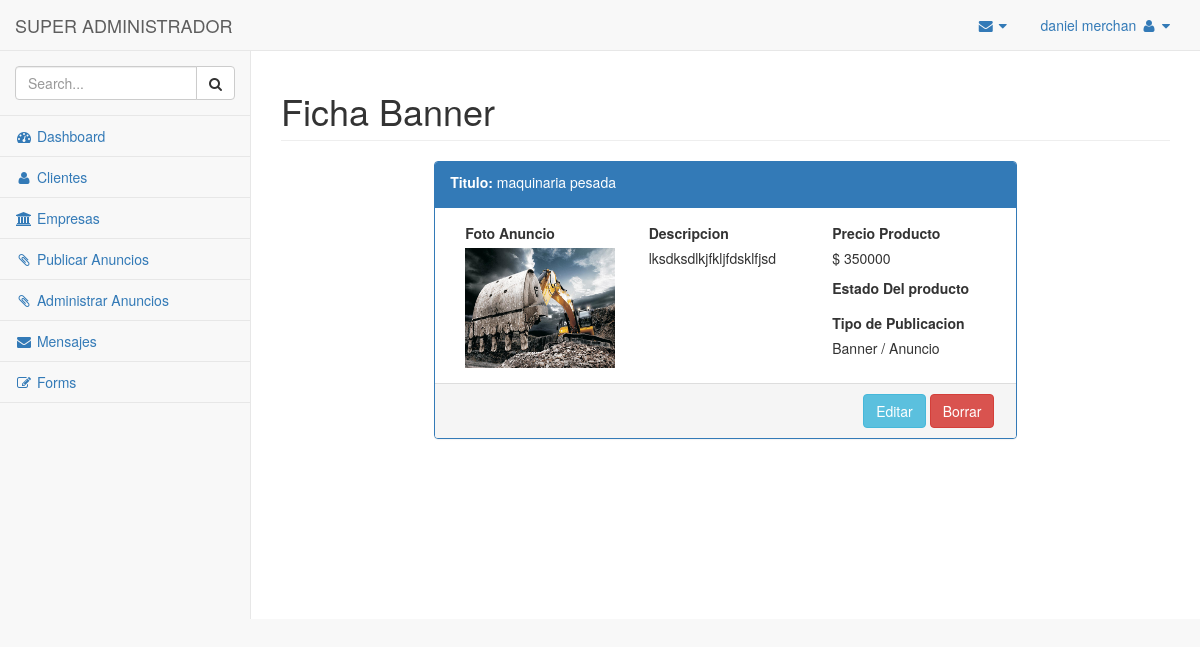
The app's page /admin/viewbanner.php?view=32 (signed in), older data.
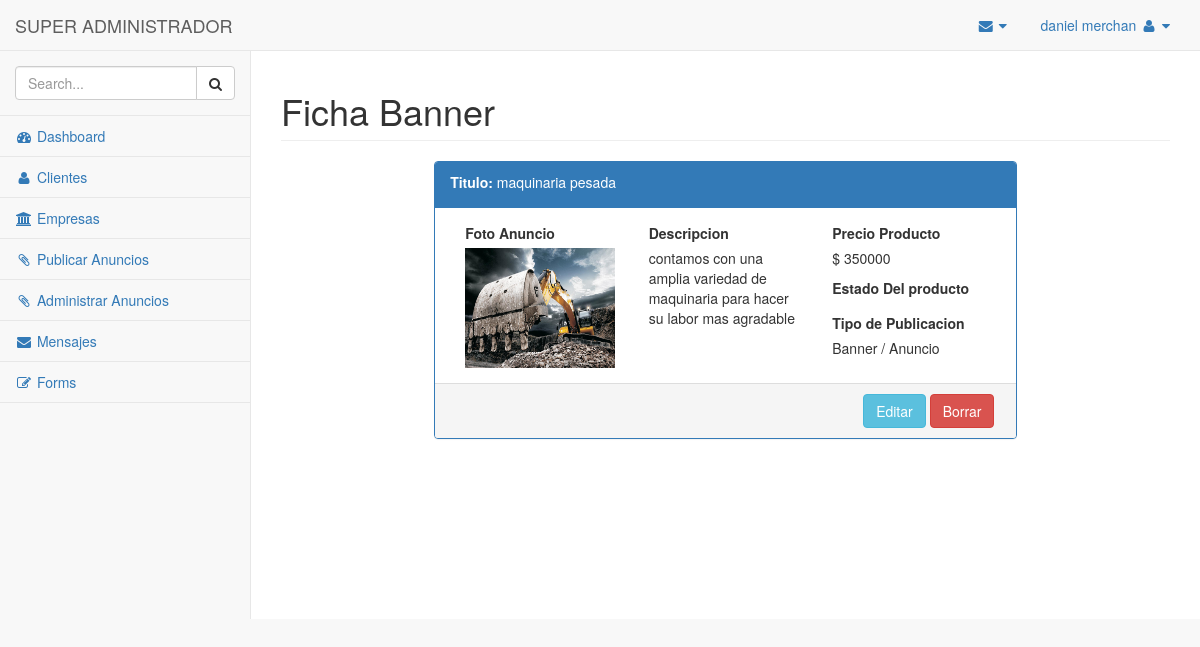
The same page, newer data.
### tables this page shows
CREATE TABLE `banner` (
  `banner_id` int(11) NOT NULL,
  `banner_titulo` varchar(50) NOT NULL,
  `banner_descripcion` varchar(250) NOT NULL,
  `banner_precio` float NOT NULL,
  `banner_active` set('activo','pendiente','','') NOT NULL,
  `banner_status` set('anuncio','banner','ambos','pendiente') NOT NULL DEFAULT 'pendiente',
  `banner_img` varchar(255) NOT NULL
);

### admin/viewbanner.php (the view, shortened to what the changed rows need)
<?php
if(!isset($_SESSION["session_username"])) {
    header("location:../");
} else {
?>
<!DOCTYPE html>
<html lang="en">
<head>
    <link href="./vendor/bootstrap/css/bootstrap.min.css" rel="stylesheet">
    <link href="./vendor/metisMenu/metisMenu.min.css" rel="stylesheet">
    <link href="./dist/css/sb-admin-2.css" rel="stylesheet">
    <link href="./vendor/font-awesome/css/font-awesome.min.css" rel="stylesheet" type="text/css">
</head>
<body>
    <div id="wrapper">
   <div id="page-wrapper">
  <?php
       require '../logica/database.php';
       $id = $_GET["view"];
       $ver= "SELECT * FROM `banner` WHERE `banner_id` = '$id' ";
       $re=mysqli_query($conexion,$ver) or die (mysql_error());
       while ($row=mysqli_fetch_array($re,MYSQLI_ASSOC)){ ?>
          <div class="row">
                <div class="col-lg-12">
                    <h1 class="page-header">Ficha Banner</h1>
                </div>
            </div>
            <div class="row">
                <div class="col-lg-2"></div>
                <div class="col-lg-8">
                    <div class="panel panel-primary">
                        <div class="panel-heading">
                            <label for="">Titulo:</label> <?php echo $row['banner_titulo'];?>
                        </div>
                        <div class="panel-body">
                            <div class="col-lg-4">
                               <label for="">Foto Anuncio</label>
                                <img src="../images/slider/<?php echo $row['banner_img'];?>" width="150px" height="120px">
                            </div>
                            <div class="col-lg-4">
                            <label for="">Descripcion</label>
                            <p><?php echo $row['banner_descripcion'];?></p>
                        </div>
                        <div class="col-lg-4">
                            <label for="">Precio Producto</label>
                            <p>$ <?php echo $row['banner_precio'];?></p>
                            <label for="">Estado Del producto</label>
                            <label for="">Tipo de Publicacion</label>
                            <p><?php
                                  if ($row['banner_status'] == 'ambos'){
                                     echo 'Banner / Anuncio';
                                  } elseif ($row['banner_status'] == 'anuncio'){
                                     echo 'Anuncio';
                                  } elseif ($row['banner_status'] == 'banner'){
                                     echo 'Banner';
                                  };?> </p>
                        </div>
                        </div>
                        <div class="panel-footer">
                           <div style="margin-left:75%;">
                               <a href="#" type="submit" class="btn btn-info">Editar</a>
                               <a href="../logica/deleteBanner.php?delete=<?php echo $row['banner_id'];?>" type="submit" class="btn btn-danger">Borrar</a>
                            </div>
                        </div>
                    </div>
                </div>
            <div class="col-lg-2"></div>
        </div>
<?php } ?>
        </div>
    </div>
</body>
</html>
<?php
}
?>

Row changes from the older to the newer data that the page shows:
changed banner "maquinaria pesada": banner_descripcion "lksdksdlkjfkljfdsklfjsd" → "contamos con una amplia variedad de maquinaria para hacer su labor mas agradable"
